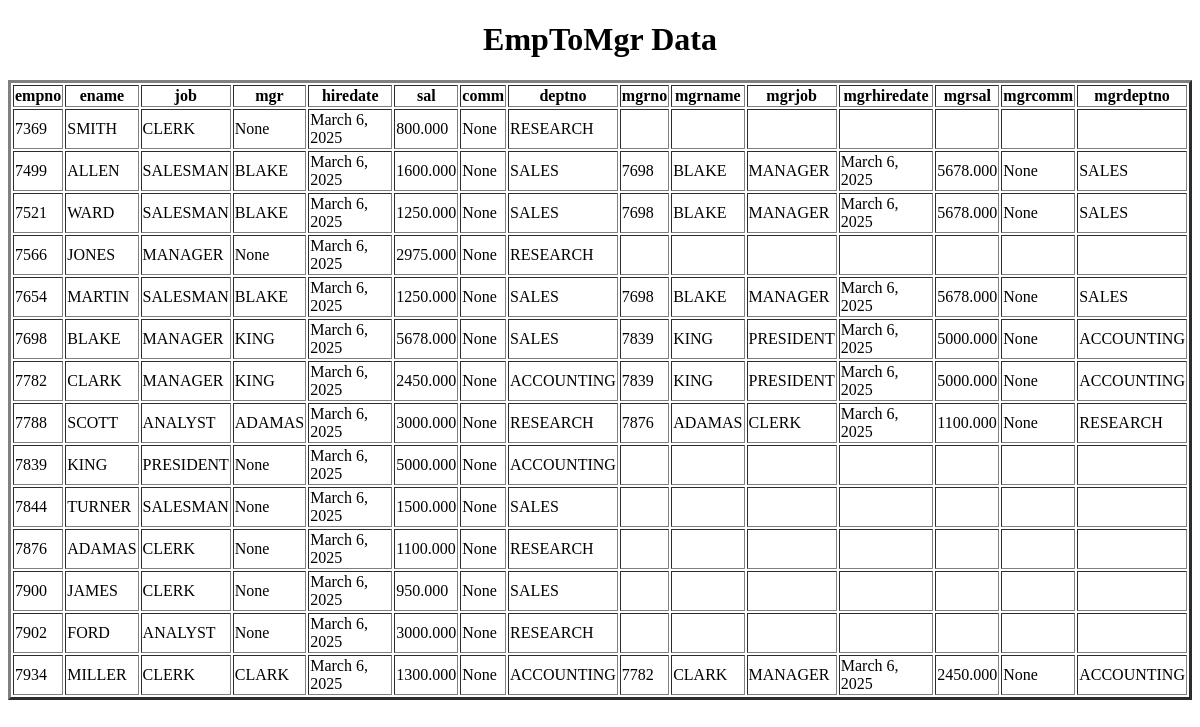
The page /EmpToMgr/ on the database as committed earlier.
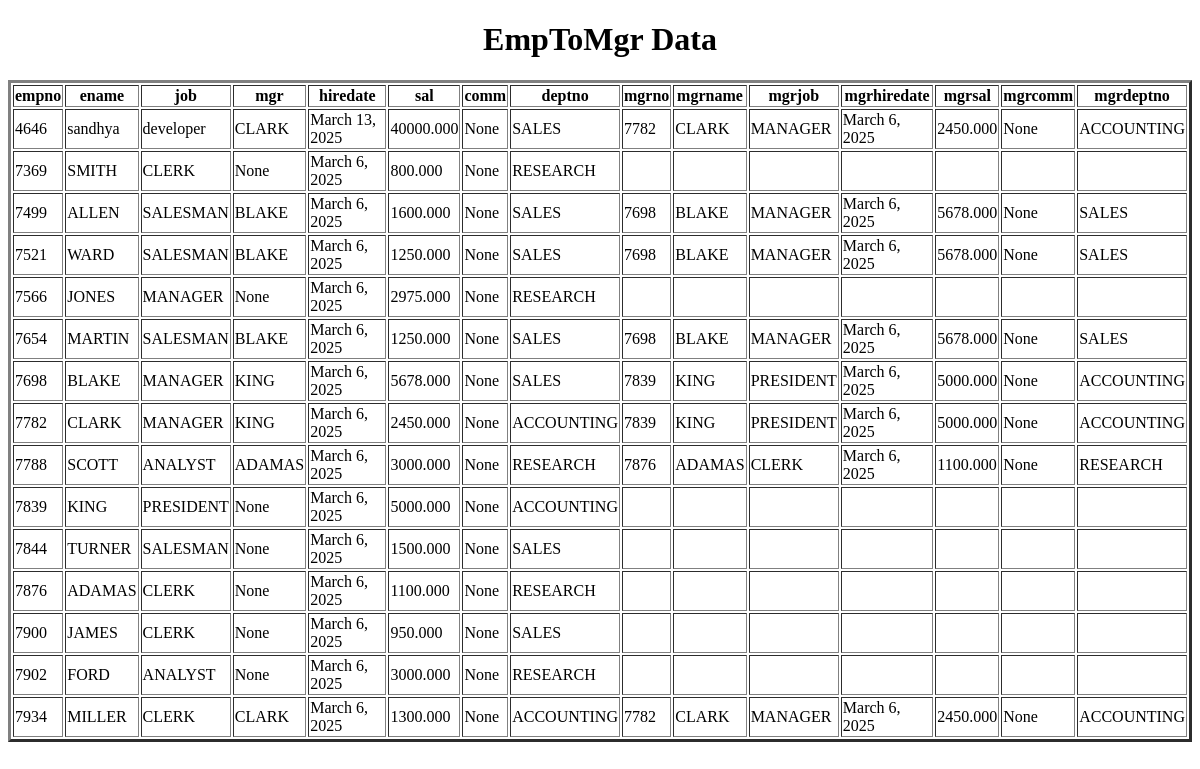
The same page on the database as committed later.
### app/models.py (models this page shows)
class Emp(models.Model):
    empno = models.IntegerField(primary_key=True)
    ename = models.CharField(max_length=10)
    job = models.CharField(max_length=9)
    mgr = models.ForeignKey('self',on_delete = models.SET_NULL, null=True,blank=True)
    hiredate = models.DateField(auto_now=True)
    sal = models.DecimalField(max_digits = 10, decimal_places = 3)
    comm = models.DecimalField(max_digits = 10, decimal_places = 3, null=True, blank=True)
    deptno = models.ForeignKey(Dept, on_delete=models.CASCADE)
    def __str__(self):
        return self.ename

class Dept(models.Model):
    deptno = models.IntegerField(primary_key=True)
    dname = models.CharField(max_length=100)
    loc = models.CharField(max_length=13)
    def __str__(self):
        return self.dname

### app/views.py (the view)
# urls.py: path("EmpToMgr/",EmpToMgr,name = "EmpToMgr"),
def EmpToMgr(request):
    QLEMO = Emp.objects.all().select_related('mgr')
    QLEMO = Emp.objects.select_related('mgr').filter(ename__startswith = 'S')
    QLEMO = Emp.objects.select_related('mgr').filter(ename__endswith = 'T')
    QLEMO = Emp.objects.select_related('mgr').filter(ename__contains = 'a')
    QLEMO = Emp.objects.select_related('mgr').filter(job = 'SALESMAN')
    QLEMO = Emp.objects.select_related('mgr').filter(sal__gt = 1000)
    QLEMO = Emp.objects.select_related('mgr').filter(comm__isnull = True)
    QLEMO = Emp.objects.select_related('mgr').filter(hiredate__year = 1981)
    QLEMO = Emp.objects.select_related('mgr').filter(hiredate__year = 1999, hiredate__month = 12)
    QLEMO = Emp.objects.select_related('mgr').filter(mgr__isnull = True)
    QLEMO = Emp.objects.select_related('mgr').filter(mgr__isnull = False)
    QLEMO = Emp.objects.select_related('mgr').filter(mgr__empno = 7839)
    QLEMO = Emp.objects.select_related('mgr').filter(mgr__ename = 'KING')
    QLEMO = Emp.objects.select_related('mgr').filter(mgr__job = 'MANAGER')
    QLEMO = Emp.objects.select_related('mgr').filter(mgr__hiredate__year = 1981)
    QLEMO = Emp.objects.select_related('mgr').filter(mgr__hiredate__year = 1999, mgr__hiredate__month = 12)
    QLEMO = Emp.objects.select_related('mgr').filter(mgr__sal__gt = 1000)
    QLEMO = Emp.objects.select_related('mgr').filter(mgr__comm__isnull = True)
    QLEMO = Emp.objects.select_related('mgr').filter(mgr__mgr__isnull = True)
    QLEMO = Emp.objects.select_related('mgr').filter(mgr__mgr__isnull = False)
    QLEMO = Emp.objects.select_related('mgr').filter(mgr__mgr__empno = 7839)
    QLEMO = Emp.objects.select_related('mgr').filter(mgr__mgr__ename = 'KING')
    QLEMO = Emp.objects.select_related('mgr').filter(mgr__mgr__job = 'MANAGER')
    QLEMO = Emp.objects.select_related('mgr').filter(mgr__mgr__hiredate__year = 1981)
    QLEMO = Emp.objects.select_related('mgr').filter(mgr__mgr__hiredate__year = 1999, mgr__mgr__hiredate__month = 12)
    QLEMO = Emp.objects.select_related('mgr').filter(mgr__mgr__sal__gt = 1000)
    QLEMO = Emp.objects.select_related('mgr').filter(mgr__mgr__comm__isnull = True)
    QLEMO = Emp.objects.select_related('mgr').filter(mgr__mgr__mgr__isnull = True)
    QLEMO = Emp.objects.select_related('mgr').filter(mgr__mgr__mgr__isnull = False)
    QLEMO = Emp.objects.select_related('mgr').filter(mgr__mgr__mgr__empno = 7839)
    QLEMO = Emp.objects.select_related('mgr').filter(mgr__mgr__mgr__ename = 'KING')
    QLEMO = Emp.objects.select_related('mgr').filter(mgr__mgr__mgr__job = 'MANAGER')
    QLEMO = Emp.objects.select_related('mgr').filter(mgr__mgr__mgr__hiredate__year = 1981)
    QLEMO = Emp.objects.select_related('mgr').filter(mgr__mgr__mgr__hiredate__year = 1999, mgr__mgr__mgr__hiredate__month = 12)
    QLEMO = Emp.objects.select_related('mgr').filter(mgr__mgr__mgr__sal__gt = 1000)
    QLEMO = Emp.objects.select_related('mgr').filter(mgr__mgr__mgr__comm__isnull = True)
    d = {'QLEMO':QLEMO}
    return render(request,'EmpToMgr.html',d)

### templates/EmpToMgr.html (shortened to what this page needs)
<!DOCTYPE html>
<html lang="en">
<head>
</head>
<body>
    <center>
        <h1>EmpToMgr Data</h1>
        <table border="3px">
            <tr>
                <th>empno</th>
                <th>ename</th>
                <th>job</th>
                <th>mgr</th>
                <th>hiredate</th>
                <th>sal</th>
                <th>comm</th>
                <th>deptno</th>
                <th>mgrno</th>
                <th>mgrname</th>
                <th>mgrjob</th>
                <th>mgrhiredate</th>
                <th>mgrsal</th>
                <th>mgrcomm</th>
                <th>mgrdeptno</th>
            </tr>
            {% for edo in QLEMO %}
            <tr>
                <td>{{edo.empno}}</td>
                <td>{{edo.ename}}</td>
                <td>{{edo.job}}</td>
                <td>{{edo.mgr}}</td>
                <td>{{edo.hiredate}}</td>
                <td>{{edo.sal}}</td>
                <td>{{edo.comm}}</td>
                <td>{{edo.deptno}}</td>
                <td>{{edo.mgr.empno}}</td>
                <td>{{edo.mgr.ename}}</td>
                <td>{{edo.mgr.job}}</td>
                <td>{{edo.mgr.hiredate}}</td>
                <td>{{edo.mgr.sal}}</td>
                <td>{{edo.mgr.comm}}</td>
                <td>{{edo.mgr.deptno}}</td>
            </tr>
            {% endfor %}
        </table>
    </center>
</body>
</html>

Rows that differ between the two databases and show on the page:
added Emp: empno "4646", ename "sandhya", job "developer", mgr "CLARK", hiredate "March 13, 2025", sal "40000.000", comm "None", deptno "SALES", mgr.empno "7782", mgr.ename "CLARK", mgr.job "MANAGER", mgr.hiredate "March 6, 2025", mgr.sal "2450.000", mgr.comm "None", mgr.deptno "ACCOUNTING"
